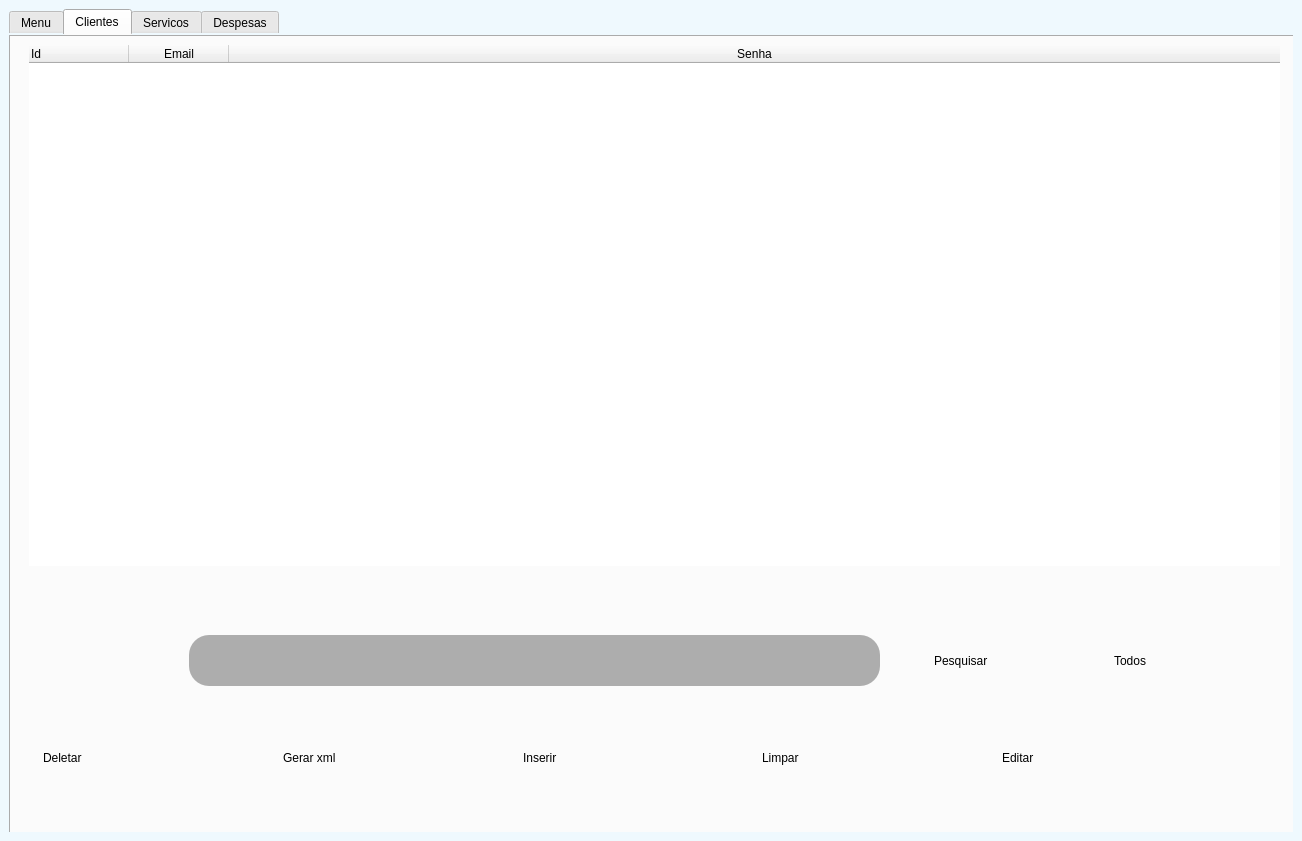
<?xml version="1.0" encoding="UTF-8"?>
<ui version="4.0">
 <class>MainWindow</class>
 <widget class="QMainWindow" name="MainWindow">
  <property name="geometry">
   <rect>
    <x>0</x>
    <y>0</y>
    <width>1302</width>
    <height>841</height>
   </rect>
  </property>
  <property name="windowTitle">
   <string>MainWindow</string>
  </property>
  <widget class="QWidget" name="centralwidget">
   <property name="styleSheet">
    <string notr="true">*{
	color: #000;
	border: none;
}
#centralwidget{
	background-color: #eff9fe;

}
 #frame_11{
	background-color: #2596be;
}
QLineEdit{
	background: transparent;
	color: #2596be;
}
#searchFrame{
	border-radius: 10px;
	border: 2px solid #2596be;
}
#appHeader{
	color: #2596be;
}
#card1, #card2, #card3, #card4 {
	background-color: #fefeff;
	border-radius: 20px;
}
#btnDeleteClientes, #btnGerarExelClientes, #btnInserirClientes, #btnLimparClientes, #tabelaClientes, #btnPesquisarClientes, #inputPesquisaClientes, #inputPesquisaServicos, #tabelaServico, #btnGerarExelServicos, #btnInserirServicos, #btnLimparServicos, #btnEditarServicos, #btnPesquisarServicos, #inputPesquisa, #tabelaServicos, #btnTodosServicos, #btnDeleteServicos, #btnEditarClientes, #btnTodosClientes{
	background-color: #2596be;
	color: #fff;
	border-radius: 10px;
	text-align: center;
}
#widget_4, #widget_5, #profileCont, #frame_15{
	background-color: #fefeff;
	border-radius: 20px;
}
#headerFrame{
	background-color: #fefeff;
}

QPushButton{
	padding: 10px 5px;
	text-align: left;
}</string>
   </property>
   <layout class="QGridLayout" name="gridLayout">
    <item row="0" column="0">
     <widget class="QFrame" name="frame">
      <property name="frameShape">
       <enum>QFrame::StyledPanel</enum>
      </property>
      <property name="frameShadow">
       <enum>QFrame::Raised</enum>
      </property>
      <widget class="QTabWidget" name="tabWidget">
       <property name="geometry">
        <rect>
         <x>0</x>
         <y>0</y>
         <width>1301</width>
         <height>831</height>
        </rect>
       </property>
       <property name="styleSheet">
        <string notr="true">font: 19pt &quot;MS Sans Serif&quot;;</string>
       </property>
       <property name="currentIndex">
        <number>1</number>
       </property>
       <widget class="QWidget" name="tab">
        <attribute name="title">
         <string>Menu</string>
        </attribute>
       </widget>
       <widget class="QWidget" name="tab_2">
        <attribute name="title">
         <string>Clientes</string>
        </attribute>
        <widget class="QTableWidget" name="tabelaClientes">
         <property name="geometry">
          <rect>
           <x>20</x>
           <y>10</y>
           <width>1251</width>
           <height>521</height>
          </rect>
         </property>
         <property name="contextMenuPolicy">
          <enum>Qt::CustomContextMenu</enum>
         </property>
         <attribute name="horizontalHeaderStretchLastSection">
          <bool>true</bool>
         </attribute>
         <attribute name="verticalHeaderDefaultSectionSize">
          <number>30</number>
         </attribute>
         <column>
          <property name="text">
           <string>Id</string>
          </property>
          <property name="textAlignment">
           <set>AlignLeading|AlignVCenter</set>
          </property>
         </column>
         <column>
          <property name="text">
           <string>Email</string>
          </property>
         </column>
         <column>
          <property name="text">
           <string>Senha</string>
          </property>
         </column>
        </widget>
        <widget class="QFrame" name="frame_2">
         <property name="geometry">
          <rect>
           <x>20</x>
           <y>690</y>
           <width>1211</width>
           <height>66</height>
          </rect>
         </property>
         <property name="frameShape">
          <enum>QFrame::StyledPanel</enum>
         </property>
         <property name="frameShadow">
          <enum>QFrame::Raised</enum>
         </property>
         <layout class="QHBoxLayout" name="horizontalLayout">
          <item>
           <widget class="QPushButton" name="btnDeleteClientes">
            <property name="text">
             <string>Deletar</string>
            </property>
           </widget>
          </item>
          <item>
           <widget class="QPushButton" name="btnGerarExelClientes">
            <property name="text">
             <string>Gerar xml</string>
            </property>
           </widget>
          </item>
          <item>
           <widget class="QPushButton" name="btnInserirClientes">
            <property name="text">
             <string>Inserir</string>
            </property>
           </widget>
          </item>
          <item>
           <widget class="QPushButton" name="btnLimparClientes">
            <property name="text">
             <string>Limpar</string>
            </property>
           </widget>
          </item>
          <item>
           <widget class="QPushButton" name="btnEditarClientes">
            <property name="text">
             <string>Editar</string>
            </property>
           </widget>
          </item>
         </layout>
        </widget>
        <widget class="QPushButton" name="btnPesquisarClientes">
         <property name="geometry">
          <rect>
           <x>920</x>
           <y>600</y>
           <width>161</width>
           <height>51</height>
          </rect>
         </property>
         <property name="text">
          <string>Pesquisar</string>
         </property>
        </widget>
        <widget class="QLineEdit" name="inputPesquisaClientes">
         <property name="geometry">
          <rect>
           <x>180</x>
           <y>600</y>
           <width>691</width>
           <height>51</height>
          </rect>
         </property>
         <property name="styleSheet">
          <string notr="true">background-color: rgb(173, 173, 173);
border-color: rgb(0, 0, 0);
border-radius: 20px;</string>
         </property>
        </widget>
        <widget class="QPushButton" name="btnTodosClientes">
         <property name="geometry">
          <rect>
           <x>1100</x>
           <y>600</y>
           <width>161</width>
           <height>51</height>
          </rect>
         </property>
         <property name="text">
          <string>Todos</string>
         </property>
        </widget>
       </widget>
       <widget class="QWidget" name="tab_3">
        <attribute name="title">
         <string>Servicos</string>
        </attribute>
        <widget class="QLineEdit" name="inputPesquisaServicos">
         <property name="geometry">
          <rect>
           <x>200</x>
           <y>600</y>
           <width>691</width>
           <height>51</height>
          </rect>
         </property>
         <property name="styleSheet">
          <string notr="true">background-color: rgb(173, 173, 173);
border-color: rgb(0, 0, 0);
border-radius: 20px;</string>
         </property>
        </widget>
        <widget class="QFrame" name="frame_3">
         <property name="geometry">
          <rect>
           <x>40</x>
           <y>690</y>
           <width>1211</width>
           <height>66</height>
          </rect>
         </property>
         <property name="frameShape">
          <enum>QFrame::StyledPanel</enum>
         </property>
         <property name="frameShadow">
          <enum>QFrame::Raised</enum>
         </property>
         <layout class="QHBoxLayout" name="horizontalLayout_3">
          <item>
           <widget class="QPushButton" name="btnDeleteServicos">
            <property name="text">
             <string>Deletar</string>
            </property>
           </widget>
          </item>
          <item>
           <widget class="QPushButton" name="btnGerarExelServicos">
            <property name="text">
             <string>Gerar xml</string>
            </property>
           </widget>
          </item>
          <item>
           <widget class="QPushButton" name="btnInserirServicos">
            <property name="text">
             <string>Inserir</string>
            </property>
           </widget>
          </item>
          <item>
           <widget class="QPushButton" name="btnLimparServicos">
            <property name="text">
             <string>Limpar</string>
            </property>
           </widget>
          </item>
          <item>
           <widget class="QPushButton" name="btnEditarServicos">
            <property name="text">
             <string>Editar</string>
            </property>
           </widget>
          </item>
         </layout>
        </widget>
        <widget class="QPushButton" name="btnPesquisarServicos">
         <property name="geometry">
          <rect>
           <x>940</x>
           <y>600</y>
           <width>161</width>
           <height>51</height>
          </rect>
         </property>
         <property name="text">
          <string>Pesquisar</string>
         </property>
        </widget>
        <widget class="QTableWidget" name="tabelaServicos">
         <property name="geometry">
          <rect>
           <x>10</x>
           <y>20</y>
           <width>1251</width>
           <height>521</height>
          </rect>
         </property>
         <property name="contextMenuPolicy">
          <enum>Qt::CustomContextMenu</enum>
         </property>
         <property name="showGrid">
          <bool>true</bool>
         </property>
         <property name="sortingEnabled">
          <bool>false</bool>
         </property>
         <property name="wordWrap">
          <bool>true</bool>
         </property>
         <attribute name="horizontalHeaderShowSortIndicator" stdset="0">
          <bool>false</bool>
         </attribute>
         <attribute name="horizontalHeaderStretchLastSection">
          <bool>false</bool>
         </attribute>
         <attribute name="verticalHeaderCascadingSectionResizes">
          <bool>false</bool>
         </attribute>
         <attribute name="verticalHeaderHighlightSections">
          <bool>false</bool>
         </attribute>
         <attribute name="verticalHeaderShowSortIndicator" stdset="0">
          <bool>false</bool>
         </attribute>
         <attribute name="verticalHeaderStretchLastSection">
          <bool>false</bool>
         </attribute>
         <column>
          <property name="text">
           <string>Id</string>
          </property>
         </column>
         <column>
          <property name="text">
           <string>nome</string>
          </property>
         </column>
         <column>
          <property name="text">
           <string>tipodopet</string>
          </property>
          <property name="textAlignment">
           <set>AlignCenter</set>
          </property>
         </column>
         <column>
          <property name="text">
           <string>Wats</string>
          </property>
         </column>
         <column>
          <property name="text">
           <string>Email</string>
          </property>
         </column>
        </widget>
        <widget class="QPushButton" name="btnTodosServicos">
         <property name="geometry">
          <rect>
           <x>1120</x>
           <y>600</y>
           <width>161</width>
           <height>51</height>
          </rect>
         </property>
         <property name="text">
          <string>Todos</string>
         </property>
        </widget>
       </widget>
       <widget class="QWidget" name="tab_4">
        <attribute name="title">
         <string>Despesas</string>
        </attribute>
       </widget>
      </widget>
     </widget>
    </item>
   </layout>
  </widget>
 </widget>
 <resources/>
 <connections/>
</ui>
